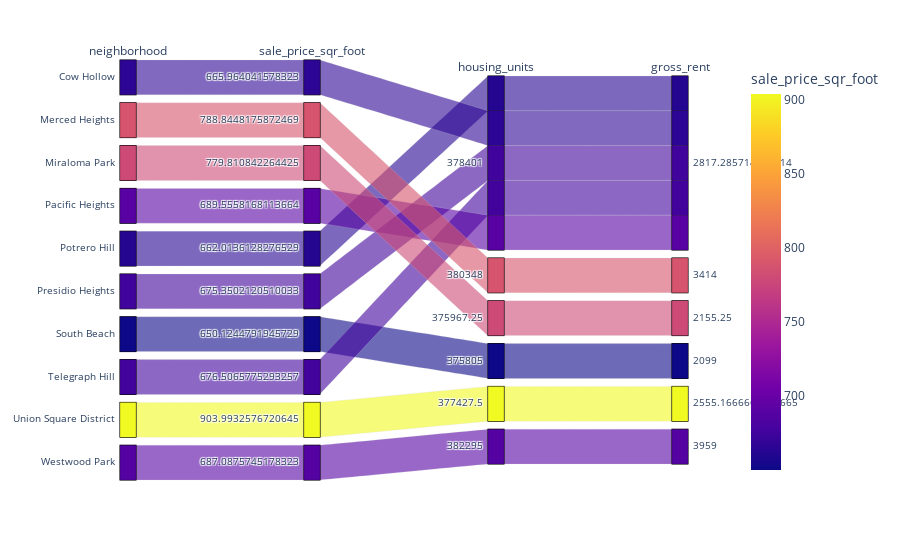

Notebook cell for this chart:
### Markdown cell above
### Create a parallel coordinates plot and parallel categories plot of most expensive neighborhoods in San Francisco per year

### Code cell
# Parallel Categories Plot
# YOUR CODE HERE!
px.parallel_categories(
    ten_exp_nb_per_yr,
    # dimensions=["sale_price_sqr_foot", "housing_units", "gross_rent"],
    color="sale_price_sqr_foot"
)

### Figure 1 — Plotly figure (JSON) as saved in the notebook; plotly's stock layout.template omitted (floating-point values rounded to 4 significant figures)
{"data": [{"dimensions": [{"label": "neighborhood", "values": ["Cow Hollow", "Merced Heights", "Miraloma Park", "Pacific Heights", "Potrero Hill", "Presidio Heights", "South Beach", "Telegraph Hill", "Union Square District", "Westwood Park"]}, {"label": "sale_price_sqr_foot", "values": [666.0, 788.8, 779.8, 689.6, 662.0, 675.4, 650.1, 676.5, 904.0, 687.1]}, {"label": "housing_units", "values": [378401, 380348, 376000.0, 378401, 378401, 378401, 375805, 378401, 377400.0, 382295]}, {"label": "gross_rent", "values": [2817.0, 3414, 2155.0, 2817.0, 2817.0, 2817.0, 2099, 2817.0, 2555.0, 3959]}], "domain": {"x": [0, 1], "y": [0, 1]}, "line": {"color": [666.0, 788.8, 779.8, 689.6, 662.0, 675.4, 650.1, 676.5, 904.0, 687.1], "coloraxis": "coloraxis"}, "name": "", "type": "parcats"}], "layout": {"coloraxis": {"colorbar": {"title": {"text": "sale_price_sqr_foot"}}, "colorscale": [[0, "#0d0887"], [0.1111, "#46039f"], [0.2222, "#7201a8"], [0.3333, "#9c179e"], [0.4444, "#bd3786"], [0.5556, "#d8576b"], [0.6667, "#ed7953"], [0.7778, "#fb9f3a"], [0.8889, "#fdca26"], [1, "#f0f921"]]}, "legend": {"tracegroupgap": 0}, "margin": {"t": 60}}}
